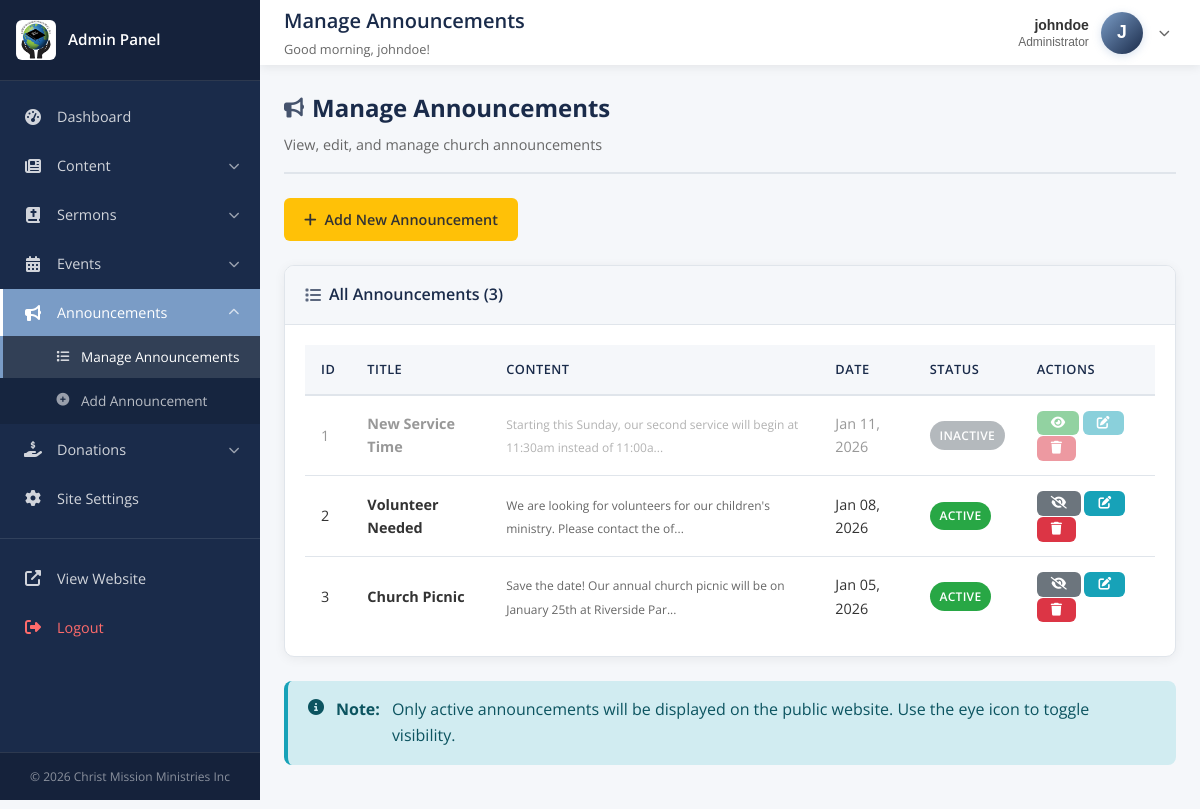
The app's page /admin/manage-announcements.php (signed in) with its own data.
### tables this page shows
CREATE TABLE `announcements` (
  `id` int(11) NOT NULL,
  `title` varchar(200) NOT NULL,
  `content` text NOT NULL,
  `announcement_date` date NOT NULL,
  `is_active` tinyint(1) DEFAULT 1,
  `created_at` timestamp NOT NULL DEFAULT current_timestamp(),
  `updated_at` timestamp NOT NULL DEFAULT current_timestamp() ON UPDATE current_timestamp()
);

### admin/manage-announcements.php (the view, shortened to what this page needs)
<?php
include 'includes/admin-header.php';
$stmt = $pdo->query("SELECT * FROM announcements ORDER BY announcement_date DESC");
$announcements = $stmt->fetchAll();
?>
<div class="page-header">
    <h2><i class="fas fa-bullhorn"></i> Manage Announcements</h2>
    <p>View, edit, and manage church announcements</p>
</div>
<div style="margin-bottom: 1.5rem;">
    <a href="add-announcement.php" class="btn btn-warning">
        <i class="fas fa-plus"></i> Add New Announcement
    </a>
</div>
<div class="card">
    <div class="card-header">
        <h3><i class="fas fa-list"></i> All Announcements (<?php echo count($announcements); ?>)</h3>
    </div>
    <div class="card-body">
        <?php if (!empty($announcements)): ?>
        <div class="table-responsive">
            <table class="admin-table">
                <thead>
                    <tr>
                        <th>ID</th>
                        <th>Title</th>
                        <th>Content</th>
                        <th>Date</th>
                        <th>Status</th>
                        <th>Actions</th>
                    </tr>
                </thead>
                <tbody>
                    <?php foreach ($announcements as $announcement): ?>
                    <tr style="<?php echo !$announcement['is_active'] ? 'opacity: 0.5;' : ''; ?>">
                        <td><?php echo $announcement['id']; ?></td>
                        <td>
                            <strong><?php echo htmlspecialchars($announcement['title']); ?></strong>
                        </td>
                        <td>
                            <small style="color: #666;">
                                <?php echo htmlspecialchars(substr($announcement['content'], 0, 80)); ?>...
                            </small>
                        </td>
                        <td><?php echo date('M d, Y', strtotime($announcement['announcement_date'])); ?></td>
                        <td>
                            <?php if ($announcement['is_active']): ?>
                                <span class="badge badge-success">Active</span>
                            <?php else: ?>
                                <span class="badge badge-secondary">Inactive</span>
                            <?php endif; ?>
                        </td>
                        <td>
                            <a href="?toggle=<?php echo $announcement['id']; ?>"
                               class="btn btn-sm <?php echo $announcement['is_active'] ? 'btn-secondary' : 'btn-success'; ?>"
                               title="<?php echo $announcement['is_active'] ? 'Deactivate' : 'Activate'; ?>">
                                <i class="fas fa-<?php echo $announcement['is_active'] ? 'eye-slash' : 'eye'; ?>"></i>
                            </a>
                            <a href="edit-announcement.php?id=<?php echo $announcement['id']; ?>"
                               class="btn btn-sm btn-info"
                               title="Edit">
                                <i class="fas fa-edit"></i>
                            </a>
                            <a href="?delete=<?php echo $announcement['id']; ?>"
                               class="btn btn-sm btn-danger btn-delete"
                               data-item="<?php echo htmlspecialchars($announcement['title']); ?>"
                               title="Delete">
                                <i class="fas fa-trash"></i>
                            </a>
                        </td>
                    </tr>
                    <?php endforeach; ?>
                </tbody>
            </table>
        </div>
        <?php endif; ?>
    </div>
</div>
<div class="alert alert-info" style="margin-top: 1.5rem;">
    <i class="fas fa-info-circle"></i>
    <strong>Note:</strong> Only active announcements will be displayed on the public website. Use the eye icon to toggle visibility.
</div>
<?php
include 'includes/admin-footer.php';
?>

### admin/assets/css/admin-style.css (style rules this page uses)
* { margin: 0; padding: 0; box-sizing: border-box; }
:root { --admin-primary: #1a2b4a; --admin-primary-dark: #0f1a2e; --admin-accent: #7a9cc6; --admin-accent-hover: #6688b3; --admin-light: #f5f7fa; --admin-white: #ffffff; --admin-text: #333333; --admin-text-light: #666666; --admin-border: #e0e5eb; --admin-success: #28a745; --admin-danger: #dc3545; --admin-warning: #ffc107; --admin-info: #17a2b8; --sidebar-width: 260px; --sidebar-collapsed-width: 70px; --topbar-height: 65px; --topbar-height-mobile: 60px; --transition-speed: 0.3s; --z-sidebar: 1000; --z-overlay: 999; --z-topbar: 998; --z-dropdown: 1001; }
html { font-size: 16px; }
body { font-family: 'Open Sans', 'Segoe UI', sans-serif; background-color: var(--admin-light); color: var(--admin-text); line-height: 1.6; overflow-x: hidden; }
.page-header { margin-bottom: 1.5rem; padding-bottom: 1rem; border-bottom: 2px solid var(--admin-border); }
.page-header h2 { color: var(--admin-primary); font-size: 1.5rem; margin-bottom: 0.375rem; display: flex; align-items: center; gap: 0.5rem; }
.page-header h2 i { font-size: 1.25rem; opacity: 0.8; }
.page-header p { color: var(--admin-text-light); font-size: 0.9rem; }
.card { background: var(--admin-white); border-radius: 10px; box-shadow: 0 2px 12px rgba(0, 0, 0, 0.06); margin-bottom: 1.25rem; border: 1px solid var(--admin-border); overflow: hidden; }
.card-header { padding: 1rem 1.25rem; border-bottom: 1px solid var(--admin-border); display: flex; justify-content: space-between; align-items: center; background: var(--admin-light); flex-wrap: wrap; gap: 0.75rem; }
.card-header h3 { color: var(--admin-primary); font-size: 1rem; font-weight: 600; display: flex; align-items: center; gap: 0.5rem; }
.card-header h3 i { opacity: 0.7; }
.card-body { padding: 1.25rem; }
.table-responsive { overflow-x: auto; -webkit-overflow-scrolling: touch; margin: -0.5rem; padding: 0.5rem; }
.admin-table { width: 100%; border-collapse: collapse; background: var(--admin-white); min-width: 500px; }
.admin-table thead { background: var(--admin-light); }
.admin-table th { padding: 0.875rem 1rem; text-align: left; font-weight: 600; color: var(--admin-primary); font-size: 0.8rem; text-transform: uppercase; letter-spacing: 0.5px; border-bottom: 2px solid var(--admin-border); white-space: nowrap; }
.admin-table td { padding: 0.875rem 1rem; border-bottom: 1px solid var(--admin-border); color: var(--admin-text); font-size: 0.9rem; }
.admin-table tbody tr:last-child td { border-bottom: none; }
.btn { display: inline-flex; align-items: center; justify-content: center; gap: 0.5rem; padding: 0.625rem 1.25rem; border: none; border-radius: 6px; font-size: 0.9rem; font-weight: 600; cursor: pointer; transition: all var(--transition-speed) ease; text-decoration: none; text-align: center; white-space: nowrap; font-family: inherit; }
.btn-success { background: var(--admin-success); color: var(--admin-white); }
.btn-danger { background: var(--admin-danger); color: var(--admin-white); }
.btn-warning { background: var(--admin-warning); color: var(--admin-text); }
.btn-info { background: var(--admin-info); color: var(--admin-white); }
.btn-secondary { background: #6c757d; color: var(--admin-white); }
.btn-sm { padding: 0.375rem 0.875rem; font-size: 0.8rem; }
.alert { padding: 1rem 1.25rem; border-radius: 8px; margin-bottom: 1.25rem; border-left: 4px solid; display: flex; align-items: flex-start; gap: 0.75rem; }
.alert i { flex-shrink: 0; margin-top: 0.125rem; }
.alert-info { background: #d1ecf1; color: #0c5460; border-color: var(--admin-info); }
.badge { display: inline-block; padding: 0.3rem 0.6rem; font-size: 0.75rem; font-weight: 600; border-radius: 20px; text-transform: uppercase; letter-spacing: 0.3px; }
.badge-success { background: var(--admin-success); color: white; }
.badge-secondary { background: #6c757d; color: white; }

### records on screen
announcements: id "1", title "New Service Time", content "Starting this Sunday, our second service will begin at 11:30am instead of 11:00a", announcement_date "Jan 11, 2026", is_active "INACTIVE"
announcements: id "2", title "Volunteer Needed", content "We are looking for volunteers for our children's ministry. Please contact the of", announcement_date "Jan 08, 2026", is_active "ACTIVE"
announcements: id "3", title "Church Picnic", content "Save the date! Our annual church picnic will be on January 25th at Riverside Par", announcement_date "Jan 05, 2026", is_active "ACTIVE"

### other values on screen
$page_title "Manage Announcements"
$greeting "Good morning"
$admin_username "johndoe"
get_role_label($admin_role) "Administrator"
substr($admin_username, 0, 1) "J"
count($announcements) "3"
